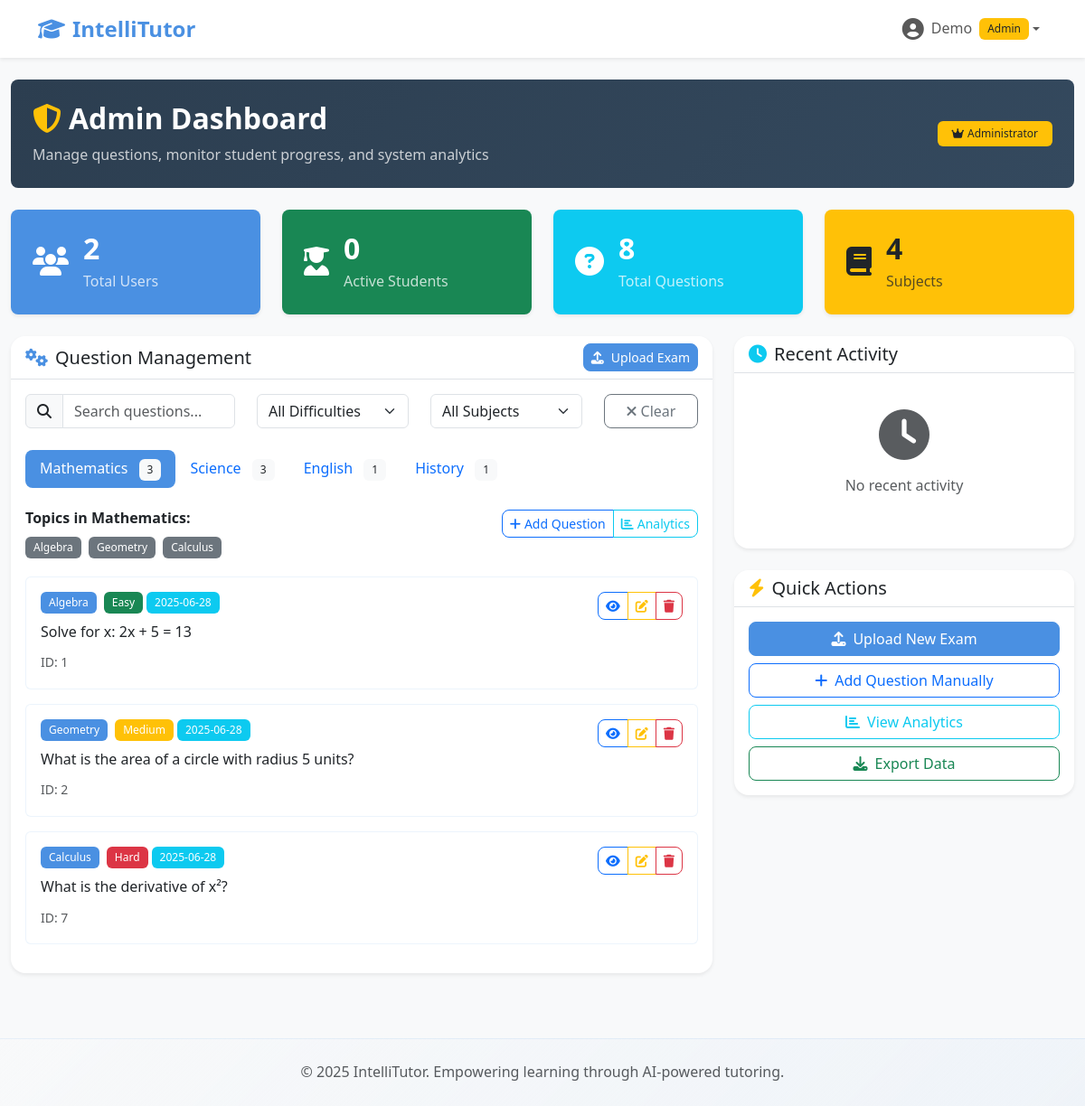
The app's page /admin/dashboard (signed in), older data.
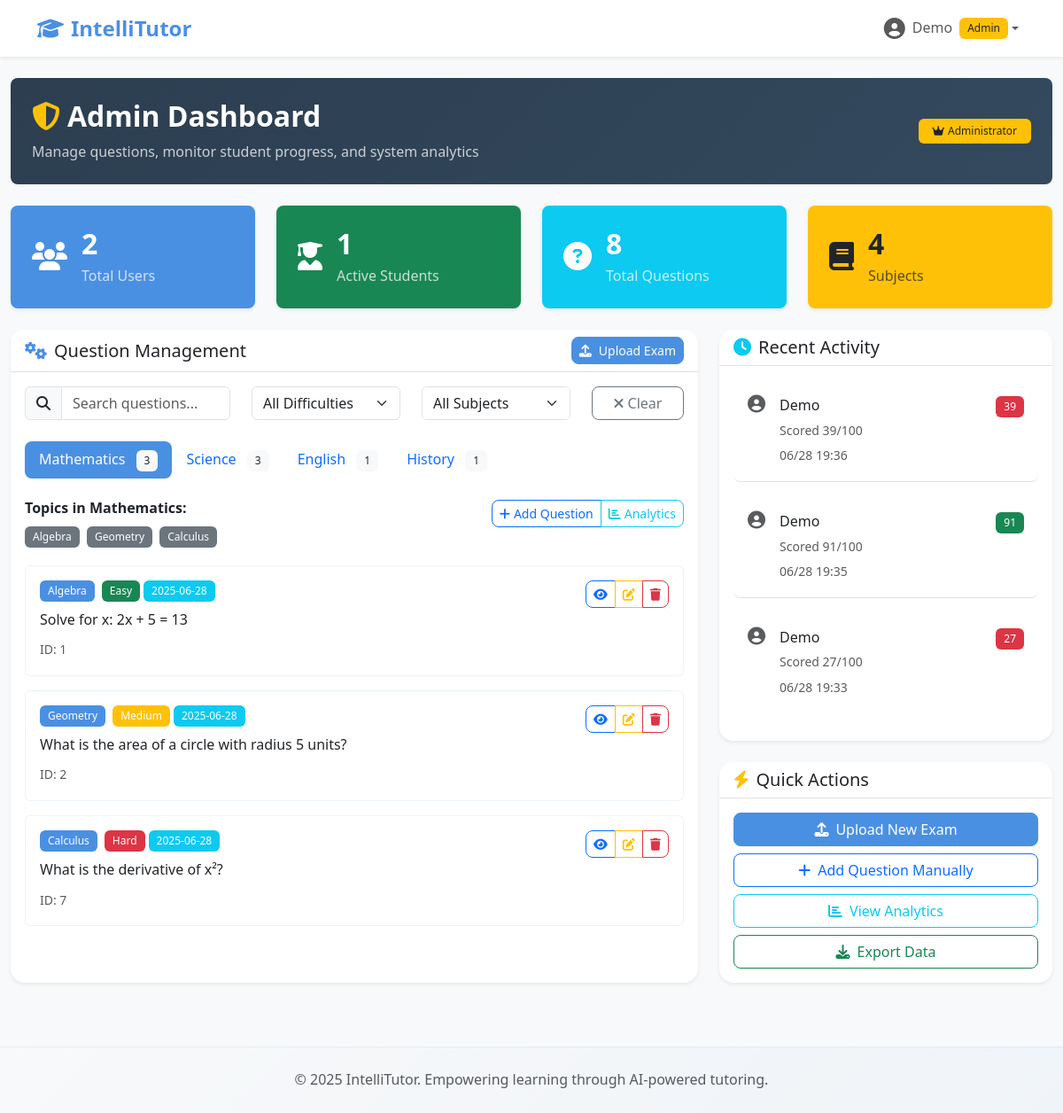
The same page, newer data.
### models.py (models this page shows, shortened)
class Question(db.Model):
    __tablename__ = 'questions'
    id = db.Column(db.Integer, primary_key=True)
    subject = db.Column(db.String(100), nullable=False)
    topic = db.Column(db.String(100), nullable=False)
    question_text = db.Column(db.Text, nullable=False)
    model_answer = db.Column(db.Text, nullable=False)
    difficulty = db.Column(db.String(20), default='medium')  # easy, medium, hard
    created_at = db.Column(db.DateTime, default=datetime.now)

class Answer(db.Model):
    __tablename__ = 'answers'
    id = db.Column(db.Integer, primary_key=True)
    user_id = db.Column(db.String, db.ForeignKey('users.id'), nullable=False)
    question_id = db.Column(db.Integer, db.ForeignKey('questions.id'), nullable=False)
    user_answer = db.Column(db.Text, nullable=False)
    score = db.Column(db.Integer, nullable=False)  # 0-100
    feedback = db.Column(db.Text, nullable=False)
    created_at = db.Column(db.DateTime, default=datetime.now)
    user = db.relationship('User', backref=db.backref('answers', lazy=True))
    question = db.relationship('Question', backref=db.backref('answers', lazy=True))

class User(UserMixin, db.Model):
    __tablename__ = 'users'
    id = db.Column(db.Integer, primary_key=True)
    username = db.Column(db.String(80), unique=True, nullable=False)
    email = db.Column(db.String(120), unique=True, nullable=False)
    password_hash = db.Column(db.String(256), nullable=False)
    first_name = db.Column(db.String(50), nullable=True)
    last_name = db.Column(db.String(50), nullable=True)
    role = db.Column(db.String(20), default='student')  # 'student' or 'admin'
    questions_attempted = db.Column(db.Integer, default=0)
    questions_correct = db.Column(db.Integer, default=0)
    total_score = db.Column(db.Integer, default=0)
    badges = db.Column(db.Integer, default=0)
    created_at = db.Column(db.DateTime, default=datetime.now)
    updated_at = db.Column(db.DateTime, default=datetime.now, onupdate=datetime.now)

### routes.py (the view)
@app.route('/admin/dashboard')
@require_admin
def admin_dashboard():
    subjects = get_all_subjects_from_db()
    subject_stats = {}
    all_questions = []
    for subject in subjects:
        db_questions = Question.query.filter_by(subject=subject).all()
        questions_data = []
        for q in db_questions:
            questions_data.append({
                'id': q.id,
                'subject': q.subject,
                'topic': q.topic,
                'question_text': q.question_text[:100] + '...' if len(q.question_text) > 100 else q.question_text,
                'full_question_text': q.question_text,
                'model_answer': q.model_answer,
                'difficulty': q.difficulty,
                'created_at': q.created_at.strftime('%Y-%m-%d') if q.created_at else 'Unknown'
            })
        all_questions.extend(questions_data)
        subject_stats[subject] = {
            'count': len(db_questions),
            'topics': get_topics_by_subject_from_db(subject),
            'questions': questions_data
        }
    recent_answers = Answer.query.order_by(Answer.created_at.desc()).limit(10).all()
    total_users = User.query.count()
    active_students = User.query.filter_by(role='student').filter(User.questions_attempted > 0).count()
    total_questions = Question.query.count()
    return render_template('admin_dashboard.html',
                         subjects=subjects,
                         subject_stats=subject_stats,
                         recent_answers=recent_answers,
                         total_users=total_users,
                         active_students=active_students,
                         total_questions=total_questions,
                         all_questions=all_questions)

### auth.py (called while the page is built)
@login_manager.user_loader
def load_user(user_id):
    return User.query.get(int(user_id))

def require_admin(f):
    @wraps(f)
    def decorated_function(*args, **kwargs):
        if not current_user.is_authenticated:
            return redirect(url_for('auth.login', next=request.url))
        if current_user.role != 'admin':
            flash('Access denied. Admin privileges required.', 'error')
            return redirect(url_for('student_dashboard'))
        return f(*args, **kwargs)
    return decorated_function

### routes.py (called while the page is built)
def get_all_subjects_from_db():
    db_subjects = db.session.query(Question.subject).distinct().all()
    if db_subjects:
        subjects = [s[0] for s in db_subjects]
        return subjects
    else:
        return get_all_subjects()

def get_topics_by_subject_from_db(subject):
    db_topics = Question.query.filter_by(subject=subject).with_entities(Question.topic).distinct().all()
    if db_topics:
        return [t[0] for t in db_topics]
    else:
        return get_topics_by_subject(subject)

@app.before_request
def make_session_permanent():
    session.permanent = True

### templates/admin_dashboard.html (shortened to what the changed rows need)
{% extends "base.html" %}
{% block content %}
<div class="container-fluid py-4">
    <div class="row mb-4">
        <div class="col-12">
            <div class="admin-header bg-dark text-white p-4 rounded-3">
                <div class="row align-items-center">
                    <div class="col-md-8">
                        <h1 class="h2 fw-bold mb-2">
                            <i class="fas fa-shield-alt me-2 text-warning"></i>Admin Dashboard
                        </h1>
                    </div>
                </div>
            </div>
        </div>
    </div>
    <div class="row g-4 mb-4">
        <div class="col-lg-3 col-md-6">
            <div class="stat-card bg-success text-white rounded-3 p-4 shadow-sm">
                <div class="d-flex align-items-center">
                    <div>
                        <h3 class="h2 fw-bold mb-1">{{ active_students }}</h3>
                        <p class="mb-0 opacity-75">Active Students</p>
                    </div>
                </div>
            </div>
        </div>
    </div>
    <div class="row g-4">
        <div class="col-lg-8">
            <div class="card shadow-sm h-100">
                <div class="card-body">
                    <ul class="nav nav-pills mb-4" id="subjectTabs">
                        {% for subject in subjects %}
                            <li class="nav-item">
                                <a class="nav-link {% if loop.first %}active{% endif %}"
                                   id="{{ subject|lower|replace(' ', '_') }}-tab"
                                   data-bs-toggle="pill"
                                   href="#{{ subject|lower|replace(' ', '_') }}"
                                   role="tab">
                                    {{ subject }}
                                    <span class="badge bg-light text-dark ms-2">{{ subject_stats[subject].count }}</span>
                                </a>
                            </li>
                        {% endfor %}
                    </ul>
                    <div class="tab-content" id="subjectTabsContent">
                        {% for subject in subjects %}
                            <div class="tab-pane fade {% if loop.first %}show active{% endif %}"
                                 id="{{ subject|lower|replace(' ', '_') }}"
                                 role="tabpanel">
                                <div class="row mb-3">
                                    <div class="col-md-6">
                                        <h6 class="fw-bold">Topics in {{ subject }}:</h6>
                                        <div class="topic-tags">
                                            {% for topic in subject_stats[subject].topics %}
                                                <span class="badge bg-secondary me-1 mb-1">{{ topic }}</span>
                                            {% endfor %}
                                        </div>
                                    </div>
                                    <div class="col-md-6 text-md-end">
                                        <div class="btn-group">
                                            <a href="{{ url_for('add_question') }}" class="btn btn-outline-primary btn-sm">
                                                <i class="fas fa-plus me-1"></i>Add Question
                                            </a>
                                            <a href="{{ url_for('admin_analytics') }}" class="btn btn-outline-info btn-sm">
                                                <i class="fas fa-chart-bar me-1"></i>Analytics
                                            </a>
                                        </div>
                                    </div>
                                </div>
                                <div class="questions-list">
                                    {% if subject_stats[subject].questions %}
                                        {% for question in subject_stats[subject].questions %}
                                            <div class="question-item border rounded p-3 mb-3"
                                                 data-subject="{{ question.subject }}"
                                                 data-difficulty="{{ question.difficulty }}"
                                                 data-topic="{{ question.topic }}"
                                                 data-question-text="{{ question.question_text|lower }}">
                                                <div class="row align-items-start">
                                                    <div class="col-md-8">
                                                        <div class="d-flex align-items-center mb-2">
                                                            <span class="badge bg-primary me-2">{{ question.topic }}</span>
                                                            <span class="badge bg-{{ 'success' if question.difficulty == 'easy' else 'warning' if question.difficulty == 'medium' else 'danger' }}">
                                                                {{ question.difficulty.title() }}
                                                            </span>
                                                            <span class="badge bg-info text-white ms-1">{{ question.created_at }}</span>
                                                        </div>
                                                        <p class="mb-2 fw-medium">{{ question.question_text }}</p>
                                                        <small class="text-muted">ID: {{ question.id }}</small>
                                                    </div>
                                                    <div class="col-md-4 text-md-end">
                                                        <div class="btn-group btn-group-sm">
                                                            <button class="btn btn-outline-primary" data-bs-toggle="modal"
                                                                    data-bs-target="#viewQuestionModal{{ question.id }}"
                                                                    title="View">
                                                                <i class="fas fa-eye"></i>
                                                            </button>
                                                            <a href="{{ url_for('edit_question', question_id=question.id) }}"
                                                               class="btn btn-outline-warning" title="Edit">
                                                                <i class="fas fa-edit"></i>
                                                            </a>
                                                            <button type="button" class="btn btn-outline-danger" data-question-id="{{ question.id }}" title="Delete">
                                                                <i class="fas fa-trash"></i>
                                                            </button>
                                                        </div>
                                                    </div>
                                                </div>
                                            </div>
                                        {% endfor %}
                                    {% else %}
                                        <div class="text-center text-muted py-4">
                                            <i class="fas fa-inbox fa-3x mb-3 opacity-50"></i>
                                            <p class="mb-0">No questions found for {{ subject }}.</p>
                                            <p class="small">Upload an exam paper to add questions.</p>
                                        </div>
                                    {% endif %}
                                </div>
                            </div>
                        {% endfor %}
                    </div>
                </div>
            </div>
        </div>
        <div class="col-lg-4">
            <div class="card shadow-sm mb-4">
                <div class="card-body">
                    {% if recent_answers %}
                        {% for answer in recent_answers %}
                            <div class="activity-item d-flex align-items-start mb-3 pb-3 {% if not loop.last %}border-bottom{% endif %}">
                                <div class="activity-icon me-3">
                                    <i class="fas fa-user-circle text-muted fs-5"></i>
                                </div>
                                <div class="activity-content flex-grow-1">
                                    <p class="mb-1 fw-medium">{{ answer.user.first_name or answer.user.email[:20] }}</p>
                                    <p class="mb-1 small text-muted">Scored {{ answer.score }}/100</p>
                                    <small class="text-muted">{{ answer.created_at.strftime('%m/%d %H:%M') }}</small>
                                </div>
                                <div class="activity-score">
                                    <span class="badge bg-{{ 'success' if answer.score >= 80 else 'warning' if answer.score >= 60 else 'danger' }}">
                                        {{ answer.score }}
                                    </span>
                                </div>
                            </div>
                        {% endfor %}
                    {% else %}
                        <div class="text-center py-4">
                            <i class="fas fa-clock text-muted display-4 mb-3"></i>
                            <p class="text-muted">No recent activity</p>
                        </div>
                    {% endif %}
                </div>
            </div>
        </div>
    </div>
</div>
{% endblock %}

Row changes from the older to the newer data that the page shows:
added Answer: user "Demo", score "39", created_at "06/28 19:36"
added Answer: user "Demo", score "91", created_at "06/28 19:35"
added Answer: user "Demo", score "27", created_at "06/28 19:33"
Text that changed along with them:
{{ active_students }}: "0" → "1"
text no longer shown: "No recent activity"
